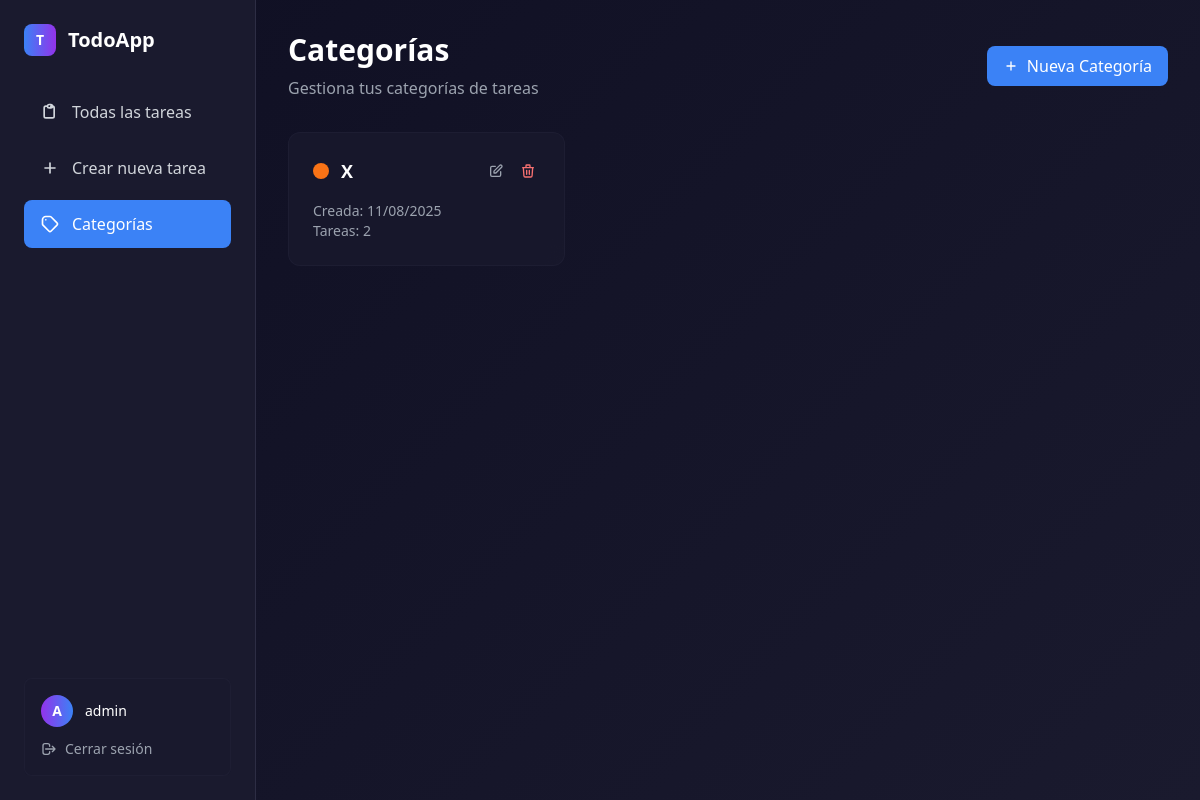
The page /todo/categories/ (signed in) on the database its author committed.
### app/models.py (models this page shows, shortened)
class Category(models.Model):
    name = models.CharField(max_length=100)
    color = models.CharField(max_length=7, default='#3B82F6')  # Hex color
    user = models.ForeignKey(User, on_delete=models.CASCADE, related_name='categories')
    created_at = models.DateTimeField(auto_now_add=True)
    class Meta:
        verbose_name_plural = "Categories"
        ordering = ['name']

### app/views.py (the view)
# urls.py: path('categories/', views.categories, name='categories'),
@login_required
def categories(request):
    categories = Category.objects.filter(user=request.user)
    return render(request, 'app/categories.html', {'categories': categories})

### templates/app/categories.html (shortened to what this page needs)
{% extends 'app/base.html' %}
{% block content %}
<div class="flex flex-col lg:flex-row lg:items-center lg:justify-between mb-6 lg:mb-8 space-y-4 lg:space-y-0">
    <div>
        <h1 class="text-2xl lg:text-3xl font-bold text-white mb-2">Categorías</h1>
        <p class="text-gray-400 text-sm lg:text-base">Gestiona tus categorías de tareas</p>
    </div>
    <a href="{% url 'add_category' %}" class="flex items-center justify-center lg:justify-start space-x-2 px-4 py-2 bg-accent-blue text-white rounded-lg hover:bg-blue-600 transition-colors text-sm lg:text-base">
        <svg class="w-4 h-4" fill="none" stroke="currentColor" viewBox="0 0 24 24">
            <path stroke-linecap="round" stroke-linejoin="round" stroke-width="2" d="M12 6v6m0 0v6m0-6h6m-6 0H6"></path>
        </svg>
        <span>Nueva Categoría</span>
    </a>
</div>
<div class="grid grid-cols-1 sm:grid-cols-2 lg:grid-cols-3 gap-4 lg:gap-6">
    {% for category in categories %}
    <div class="glass-effect rounded-xl p-4 lg:p-6">
        <div class="flex items-center justify-between mb-3 lg:mb-4">
            <div class="flex items-center space-x-2 lg:space-x-3">
                <div class="w-3 h-3 lg:w-4 lg:h-4 rounded-full flex-shrink-0" style="background-color: {{ category.color }}"></div>
                <h3 class="text-base lg:text-lg font-semibold text-white truncate">{{ category.name }}</h3>
            </div>
            <div class="flex items-center space-x-1 lg:space-x-2">
                <a href="{% url 'edit_category' category.id %}" class="text-gray-400 hover:text-white transition-colors p-1">
                    <svg class="w-3 h-3 lg:w-4 lg:h-4" fill="none" stroke="currentColor" viewBox="0 0 24 24">
                        <path stroke-linecap="round" stroke-linejoin="round" stroke-width="2" d="M11 5H6a2 2 0 00-2 2v11a2 2 0 002 2h11a2 2 0 002-2v-5m-1.414-9.414a2 2 0 112.828 2.828L11.828 15H9v-2.828l8.586-8.586z"></path>
                    </svg>
                </a>
                <a href="{% url 'delete_category' category.id %}" class="text-red-400 hover:text-red-300 transition-colors p-1" onclick="return confirm('¿Estás seguro de que quieres eliminar esta categoría?')">
                    <svg class="w-3 h-3 lg:w-4 lg:h-4" fill="none" stroke="currentColor" viewBox="0 0 24 24">
                        <path stroke-linecap="round" stroke-linejoin="round" stroke-width="2" d="M19 7l-.867 12.142A2 2 0 0116.138 21H7.862a2 2 0 01-1.995-1.858L5 7m5 4v6m4-6v6m1-10V4a1 1 0 00-1-1h-4a1 1 0 00-1 1v3M4 7h16"></path>
                    </svg>
                </a>
            </div>
        </div>
        <div class="text-gray-400 text-xs lg:text-sm">
            <p>Creada: {{ category.created_at|date:"d/m/Y" }}</p>
            <p>Tareas: {{ category.todos.count }}</p>
        </div>
    </div>
    {% endfor %}
</div>
{% endblock %}

### templates/app/base.html (shortened to what this page needs)
<!DOCTYPE html>
<html lang="es">
<head>
    <script src="https://cdn.tailwindcss.com"></script>
</head>
<body class="gradient-bg min-h-screen text-gray-100">
    <div id="sidebar" class="fixed left-0 top-0 h-full w-64 bg-dark-card border-r border-dark-border z-40 transform -translate-x-full lg:translate-x-0 transition-transform duration-300 ease-in-out">
        <div class="p-4 lg:p-6">
            <div class="flex items-center space-x-3 mb-6 lg:mb-8">
                <div class="w-8 h-8 bg-gradient-to-r from-accent-blue to-purple-600 rounded-lg flex items-center justify-center">
                    <span class="text-white font-bold text-sm">T</span>
                </div>
                <span class="text-xl font-bold text-white">TodoApp</span>
            </div>
            <nav class="space-y-2">
                <a href="{% url 'dashboard' %}" class="flex items-center space-x-3 px-3 lg:px-4 py-2 lg:py-3 {% if request.resolver_match.url_name == 'dashboard' %}bg-accent-blue text-white{% else %}text-gray-300 hover:bg-dark-border hover:text-white{% endif %} rounded-lg transition-colors text-sm lg:text-base">
                    <svg class="w-4 h-4 lg:w-5 lg:h-5" fill="none" stroke="currentColor" viewBox="0 0 24 24">
                        <path stroke-linecap="round" stroke-linejoin="round" stroke-width="2" d="M9 5H7a2 2 0 00-2 2v10a2 2 0 002 2h8a2 2 0 002-2V7a2 2 0 00-2-2h-2M9 5a2 2 0 002 2h2a2 2 0 002-2M9 5a2 2 0 012-2h2a2 2 0 012 2"></path>
                    </svg>
                    <span>Todas las tareas</span>
                </a>
                <a href="{% url 'add_todo' %}" class="flex items-center space-x-3 px-3 lg:px-4 py-2 lg:py-3 {% if request.resolver_match.url_name == 'add_todo' %}bg-accent-blue text-white{% else %}text-gray-300 hover:bg-dark-border hover:text-white{% endif %} rounded-lg transition-colors text-sm lg:text-base">
                    <svg class="w-4 h-4 lg:w-5 lg:h-5" fill="none" stroke="currentColor" viewBox="0 0 24 24">
                        <path stroke-linecap="round" stroke-linejoin="round" stroke-width="2" d="M12 6v6m0 0v6m0-6h6m-6 0H6"></path>
                    </svg>
                    <span>Crear nueva tarea</span>
                </a>
                <a href="{% url 'categories' %}" class="flex items-center space-x-3 px-3 lg:px-4 py-2 lg:py-3 {% if request.resolver_match.url_name == 'categories' %}bg-accent-blue text-white{% else %}text-gray-300 hover:bg-dark-border hover:text-white{% endif %} rounded-lg transition-colors text-sm lg:text-base">
                    <svg class="w-4 h-4 lg:w-5 lg:h-5" fill="none" stroke="currentColor" viewBox="0 0 24 24">
                        <path stroke-linecap="round" stroke-linejoin="round" stroke-width="2" d="M7 7h.01M7 3h5c.512 0 1.024.195 1.414.586l7 7a2 2 0 010 2.828l-7 7a2 2 0 01-2.828 0l-7-7A1.994 1.994 0 013 12V7a4 4 0 014-4z"></path>
                    </svg>
                    <span>Categorías</span>
                </a>
            </nav>
            <div class="absolute bottom-4 lg:bottom-6 left-4 lg:left-6 right-4 lg:right-6">
                <div class="glass-effect rounded-lg p-3 lg:p-4">
                    <div class="flex items-center space-x-2 lg:space-x-3 mb-2 lg:mb-3">
                        <div class="w-7 h-7 lg:w-8 lg:h-8 bg-gradient-to-r from-purple-600 to-accent-blue rounded-full flex items-center justify-center">
                            <span class="text-white font-bold text-xs lg:text-sm">{{ user.username|first|upper }}</span>
                        </div>
                        <div class="min-w-0 flex-1">
                            <p class="text-white font-medium text-xs lg:text-sm truncate">{{ user.username }}</p>
                        </div>
                    </div>
                    <a href="{% url 'logout' %}" class="flex items-center space-x-2 text-gray-400 hover:text-white transition-colors">
                        <svg class="w-3 h-3 lg:w-4 lg:h-4" fill="none" stroke="currentColor" viewBox="0 0 24 24">
                            <path stroke-linecap="round" stroke-linejoin="round" stroke-width="2" d="M17 16l4-4m0 0l-4-4m4 4H7m6 4v1a3 3 0 01-3 3H6a3 3 0 01-3-3V7a3 3 0 013-3h4a3 3 0 013 3v1"></path>
                        </svg>
                        <span class="text-xs lg:text-sm">Cerrar sesión</span>
                    </a>
                </div>
            </div>
        </div>
    </div>
    <div class="lg:ml-64 p-4 lg:p-8 pt-16 lg:pt-8">
        {% block content %}{% endblock %}
    </div>
</body>
</html>

### templates/app/base.html (style rules this page uses)
.glass-effect { background: rgba(26, 26, 46, 0.8); backdrop-filter: blur(10px); border: 1px solid rgba(45, 45, 68, 0.3); }
.gradient-bg { background: linear-gradient(135deg, #0f0f23 0%, #1a1a2e 100%); }

### rows shown on the page
Category: name "X", created_at "11/08/2025", todos.count "2"

### other values the page prints
{{ user.username|first|upper }} "A"
{{ user.username }} "admin"
